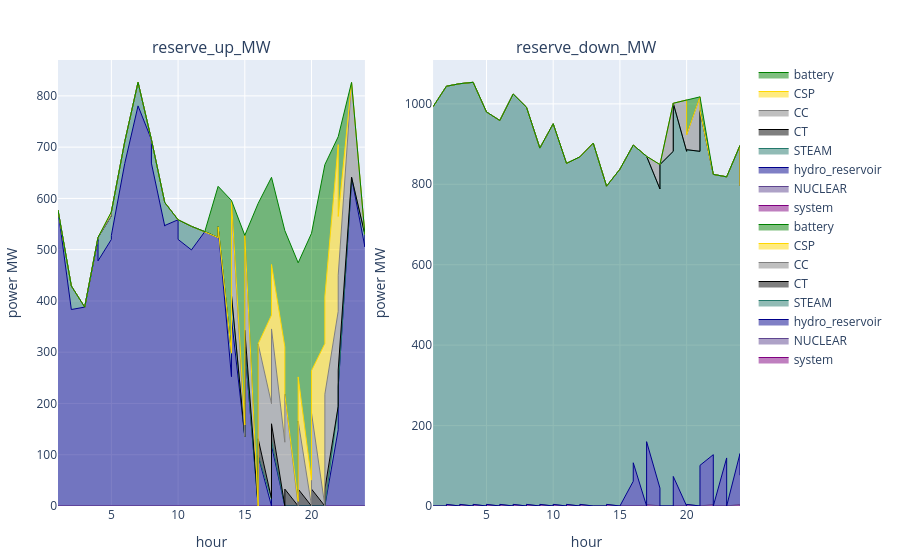

Notebook cell for this chart:
### Code cell
if !dissagregate_by_battery
    p2 = plot_reserve(reserve_uc)
else
    p1 = plot_reserve_by_fieldy(s_uc.reserve[(s_uc.reserve.configuration .== config_) .&  (s_uc.reserve.day .== day_) .&  (s_uc.reserve.resource .== "battery"),:], :reserve_up_MW, :r_id)
    p2 = plot_reserve_by_fieldy(s_uc.reserve[(s_uc.reserve.configuration .== config_) .&  (s_uc.reserve.day .== day_) .&  (s_uc.reserve.resource .== "battery"),:], :reserve_down_MW, :r_id)
    [p1 p2]
end

### Figure 1 — Plotly figure (JSON) as saved in the notebook; plotly's stock layout.template omitted (floating-point values rounded to 4 significant figures)
{"data": [{"line": {"color": "purple", "shape": "line", "width": 1}, "mode": "lines", "name": "system", "stackgroup": 1, "type": "scatter", "x": [1, 2, 3, 4, 5, 6, 7, 8, 9, 10, 11, 12, 13, 14, 15, 16, 17, 18, 19, 20, 21, 22, 23, 24, 1, 2, 3, 4, 5, 6, 7, 8, 9, 10, 11, 12, 13, 14, 15, 16, 17, 18, 19, 20, 21, 22, 23, 24], "xaxis": "x1", "y": [null, null, null, null, null, null, null, null, null, null, null, null, null, null, null, null, null, null, null, null, null, null, null, null, null, null, null, null, null, null, null, null, null, null, null, null, null, null, null, null, null, null, null, null, null, null, null, null], "yaxis": "y1"}, {"line": {"color": "rgba(95, 70, 144, 1)", "shape": "line", "width": 1}, "mode": "lines", "name": "NUCLEAR", "stackgroup": 1, "type": "scatter", "x": [1, 2, 3, 4, 5, 6, 7, 8, 9, 10, 11, 12, 13, 14, 15, 16, 17, 18, 19, 20, 21, 22, 23, 24, 1, 2, 3, 4, 5, 6, 7, 8, 9, 10, 11, 12, 13, 14, 15, 16, 17, 18, 19, 20, 21, 22, 23, 24], "xaxis": "x1", "y": [0, 0, 0, 0, 0, 0, 0, 0, 0, 0, 0, 0, 0, 0, 0, 0, 0, 0, 0, 0, 0, 0, 0, 0, 0, 0, 0, 0, 0, 0, 0, 0, 0, 0, 0, 0, 0, 0, 0, 0, 0, 0, 0, 0, 0, 0, 0, 0], "yaxis": "y1"}, {"line": {"color": "darkblue", "shape": "line", "width": 1}, "mode": "lines", "name": "hydro_reservoir", "stackgroup": 1, "type": "scatter", "x": [1, 2, 3, 4, 5, 6, 7, 8, 9, 10, 11, 12, 13, 14, 15, 16, 17, 18, 19, 20, 21, 22, 23, 24, 1, 2, 3, 4, 5, 6, 7, 8, 9, 10, 11, 12, 13, 14, 15, 16, 17, 18, 19, 20, 21, 22, 23, 24], "xaxis": "x1", "y": [577.3, 383.3, 388.0, 520, 520, 664.4, 780.5, 714.8, 546.0, 558.4, 499.5, 535.1, 523.5, 252.2, 135.1, 0, 0, 0, 0, 0, 0, 148.7, 634.0, 505.3, 577.3, 383.3, 388.0, 478.1, 527.7, 667.9, 780.5, 668.8, 547.1, 520, 499.5, 535.1, 544.5, 365.0, 310.0, 98.14, 117.9, 0, 0, 0, 0, 232.2, 641.2, 529.8], "yaxis": "y1"}, {"line": {"color": "rgba(36, 121, 108, 1)", "shape": "line", "width": 1}, "mode": "lines", "name": "STEAM", "stackgroup": 1, "type": "scatter", "x": [1, 2, 3, 4, 5, 6, 7, 8, 9, 10, 11, 12, 13, 14, 15, 16, 17, 18, 19, 20, 21, 22, 23, 24, 1, 2, 3, 4, 5, 6, 7, 8, 9, 10, 11, 12, 13, 14, 15, 16, 17, 18, 19, 20, 21, 22, 23, 24], "xaxis": "x1", "y": [0, 46.0, 0, 3.85, 46.0, 46.0, 46.0, 0, 46.0, 0, 46.0, 0, 0, 46.0, 0, 0, 14.61, 0, 0, 0, 0, 46.0, 0, 24.52, 0, 46.0, 0, 45.74, 46.0, 42.48, 46.0, 46.0, 44.85, 38.37, 46.0, 0, 0, 46.0, 0, 0, 9.443, 0, 0, 0, 0, 0, 0, 0], "yaxis": "y1"}, {"line": {"color": "black", "shape": "line", "width": 1}, "mode": "lines", "name": "CT", "stackgroup": 1, "type": "scatter", "x": [1, 2, 3, 4, 5, 6, 7, 8, 9, 10, 11, 12, 13, 14, 15, 16, 17, 18, 19, 20, 21, 22, 23, 24, 1, 2, 3, 4, 5, 6, 7, 8, 9, 10, 11, 12, 13, 14, 15, 16, 17, 18, 19, 20, 21, 22, 23, 24], "xaxis": "x1", "y": [0, 0, 0, 0, 0, 0, 0, 0, 0, 0, 0, 0, 0, 0, 0, 0, 0, 0, 0, 0, 0, 0, 0, 0, 0, 0, 0, 0, 0, 0, 0, 0, 0, 0, 0, 0, 0, 0, 33, 33, 33, 33, 33, 33, 33, 33, 0, 0], "yaxis": "y1"}, {"line": {"color": "grey", "shape": "line", "width": 1}, "mode": "lines", "name": "CC", "stackgroup": 1, "type": "scatter", "x": [1, 2, 3, 4, 5, 6, 7, 8, 9, 10, 11, 12, 13, 14, 15, 16, 17, 18, 19, 20, 21, 22, 23, 24, 1, 2, 3, 4, 5, 6, 7, 8, 9, 10, 11, 12, 13, 14, 15, 16, 17, 18, 19, 20, 21, 22, 23, 24], "xaxis": "x1", "y": [0, 0, 0, 0, 0, 0, 0, 0, 0, 0, 0, 0, 0, 0, 0, 0, 185.0, 124.4, 0, 0, 0, 185.0, 181.2, 0, 0, 0, 0, 0, 0, 0, 0, 0, 0, 0, 0, 0, 0, 185.0, 185.0, 185.0, 185.0, 185.0, 132.7, 148.2, 185.0, 185.0, 185.0, 0], "yaxis": "y1"}, {"line": {"color": "gold", "shape": "line", "width": 1}, "mode": "lines", "name": "CSP", "stackgroup": 1, "type": "scatter", "x": [1, 2, 3, 4, 5, 6, 7, 8, 9, 10, 11, 12, 13, 14, 15, 16, 17, 18, 19, 20, 21, 22, 23, 24, 1, 2, 3, 4, 5, 6, 7, 8, 9, 10, 11, 12, 13, 14, 15, 16, 17, 18, 19, 20, 21, 22, 23, 24], "xaxis": "x1", "y": [0, 0, 0, 0, 7.713, 0, 0, 0, 0, 0, 0, 0, 0, 0, 22.9, 0, 172.8, 185.9, 8.951, 50.51, 316.9, 325.2, 0, 0, 0, 0, 0, 0, 0, 0, 0, 0, 0, 0, 0, 0, 0, 0, 0, 0, 125.8, 0, 86.09, 82.89, 190.7, 114.6, 0, 0], "yaxis": "y1"}, {"line": {"color": "green", "shape": "line", "width": 1}, "mode": "lines", "name": "battery", "stackgroup": 1, "type": "scatter", "x": [1, 2, 3, 4, 5, 6, 7, 8, 9, 10, 11, 12, 13, 14, 15, 16, 17, 18, 19, 20, 21, 22, 23, 24, 1, 2, 3, 4, 5, 6, 7, 8, 9, 10, 11, 12, 13, 14, 15, 16, 17, 18, 19, 20, 21, 22, 23, 24], "xaxis": "x1", "y": [0, 0, 0, 0, 0, 0, 0, 0, 0, 0, 0, 0, 100, 297.8, 370, 590.3, 268.7, 226.9, 465.4, 481.5, 349.0, 15.46, 11.03, 0, 0, 0, 0, 0, 0, 0, 0, 0, 0, 0, 0, 0, 79.04, 0, 0, 274.2, 170, 319.2, 222.6, 267.9, 257.2, 155.6, 0, 0], "yaxis": "y1"}, {"line": {"color": "purple", "shape": "line", "width": 1}, "mode": "lines", "name": "system", "stackgroup": 1, "type": "scatter", "x": [1, 2, 3, 4, 5, 6, 7, 8, 9, 10, 11, 12, 13, 14, 15, 16, 17, 18, 19, 20, 21, 22, 23, 24, 1, 2, 3, 4, 5, 6, 7, 8, 9, 10, 11, 12, 13, 14, 15, 16, 17, 18, 19, 20, 21, 22, 23, 24], "xaxis": "x2", "y": [null, null, null, null, null, null, null, null, null, null, null, null, null, null, null, null, null, null, null, null, null, null, null, null, null, null, null, null, null, null, null, null, null, null, null, null, null, null, null, null, null, null, null, null, null, null, null, null], "yaxis": "y2"}, {"line": {"color": "rgba(95, 70, 144, 1)", "shape": "line", "width": 1}, "mode": "lines", "name": "NUCLEAR", "stackgroup": 1, "type": "scatter", "x": [1, 2, 3, 4, 5, 6, 7, 8, 9, 10, 11, 12, 13, 14, 15, 16, 17, 18, 19, 20, 21, 22, 23, 24, 1, 2, 3, 4, 5, 6, 7, 8, 9, 10, 11, 12, 13, 14, 15, 16, 17, 18, 19, 20, 21, 22, 23, 24], "xaxis": "x2", "y": [0, 0, 0, 0, 0, 0, 0, 0, 0, 0, 0, 0, 0, 0, 0, 0, 0, 0, 0, 0, 0, 4, 0, 4, 0, 4, 4, 4, 4, 4, 4, 4, 4, 4, 4, 4, 0, 4, 0, 0, 4, 0, 0, 4, 0, 0, 0, 0], "yaxis": "y2"}, {"line": {"color": "darkblue", "shape": "line", "width": 1}, "mode": "lines", "name": "hydro_reservoir", "stackgroup": 1, "type": "scatter", "x": [1, 2, 3, 4, 5, 6, 7, 8, 9, 10, 11, 12, 13, 14, 15, 16, 17, 18, 19, 20, 21, 22, 23, 24, 1, 2, 3, 4, 5, 6, 7, 8, 9, 10, 11, 12, 13, 14, 15, 16, 17, 18, 19, 20, 21, 22, 23, 24], "xaxis": "x2", "y": [0, 0, 0, 0, 0, 0, 0, 0, 0, 0, 0, 0, 0, 0, 0, 61.51, 0, 44.43, 0, 0, 0, 123.6, 119.5, 126.5, 0, 0, 0, 0, 0, 0, 0, 0, 0, 0, 0, 0, 0, 0, 0, 107.5, 156, 0, 73.49, 0, 101.1, 0, 0, 76.48], "yaxis": "y2"}, {"line": {"color": "rgba(36, 121, 108, 1)", "shape": "line", "width": 1}, "mode": "lines", "name": "STEAM", "stackgroup": 1, "type": "scatter", "x": [1, 2, 3, 4, 5, 6, 7, 8, 9, 10, 11, 12, 13, 14, 15, 16, 17, 18, 19, 20, 21, 22, 23, 24, 1, 2, 3, 4, 5, 6, 7, 8, 9, 10, 11, 12, 13, 14, 15, 16, 17, 18, 19, 20, 21, 22, 23, 24], "xaxis": "x2", "y": [993.0, 1044.0, 1050.0, 1054.0, 979.9, 958.7, 1025.0, 991.6, 890.1, 950.5, 852.1, 868.2, 902.4, 795.4, 837.5, 836.0, 869.6, 744.0, 882.0, 882.0, 882.0, 697.0, 699, 766.0, 993.0, 1040.0, 1046.0, 1050.0, 975.9, 954.7, 1021.0, 987.6, 886.1, 946.5, 848.1, 864.2, 902.4, 791.4, 837.5, 790.0, 709.6, 849.0, 928.0, 882.0, 882.0, 824.6, 818.5, 720.0], "yaxis": "y2"}, {"line": {"color": "black", "shape": "line", "width": 1}, "mode": "lines", "name": "CT", "stackgroup": 1, "type": "scatter", "x": [1, 2, 3, 4, 5, 6, 7, 8, 9, 10, 11, 12, 13, 14, 15, 16, 17, 18, 19, 20, 21, 22, 23, 24, 1, 2, 3, 4, 5, 6, 7, 8, 9, 10, 11, 12, 13, 14, 15, 16, 17, 18, 19, 20, 21, 22, 23, 24], "xaxis": "x2", "y": [0, 0, 0, 0, 0, 0, 0, 0, 0, 0, 0, 0, 0, 0, 0, 0, 0, 0, 0, 0, 0, 0, 0, 0, 0, 0, 0, 0, 0, 0, 0, 0, 0, 0, 0, 0, 0, 0, 0, 0, 0, 0, 0, 0, 0, 0, 0, 0], "yaxis": "y2"}, {"line": {"color": "grey", "shape": "line", "width": 1}, "mode": "lines", "name": "CC", "stackgroup": 1, "type": "scatter", "x": [1, 2, 3, 4, 5, 6, 7, 8, 9, 10, 11, 12, 13, 14, 15, 16, 17, 18, 19, 20, 21, 22, 23, 24, 1, 2, 3, 4, 5, 6, 7, 8, 9, 10, 11, 12, 13, 14, 15, 16, 17, 18, 19, 20, 21, 22, 23, 24], "xaxis": "x2", "y": [0, 0, 0, 0, 0, 0, 0, 0, 0, 0, 0, 0, 0, 0, 0, 0, 0, 60.61, 119.5, 127.6, 135.4, 0, 0, 0, 0, 0, 0, 0, 0, 0, 0, 0, 0, 0, 0, 0, 0, 0, 0, 0, 0, 0, 0, 36.85, 0, 0, 0, 0], "yaxis": "y2"}, {"line": {"color": "gold", "shape": "line", "width": 1}, "mode": "lines", "name": "CSP", "stackgroup": 1, "type": "scatter", "x": [1, 2, 3, 4, 5, 6, 7, 8, 9, 10, 11, 12, 13, 14, 15, 16, 17, 18, 19, 20, 21, 22, 23, 24, 1, 2, 3, 4, 5, 6, 7, 8, 9, 10, 11, 12, 13, 14, 15, 16, 17, 18, 19, 20, 21, 22, 23, 24], "xaxis": "x2", "y": [0, 0, 0, 0, 0, 0, 0, 0, 0, 0, 0, 0, 0, 0, 0, 0, 0, 0, 0, 0, 0, 0, 0, 0, 0, 0, 0, 0, 0, 0, 0, 0, 0, 0, 0, 0, 0, 0, 0, 0, 0, 0, 0, 0, 0, 0, 0, 0], "yaxis": "y2"}, {"line": {"color": "green", "shape": "line", "width": 1}, "mode": "lines", "name": "battery", "stackgroup": 1, "type": "scatter", "x": [1, 2, 3, 4, 5, 6, 7, 8, 9, 10, 11, 12, 13, 14, 15, 16, 17, 18, 19, 20, 21, 22, 23, 24, 1, 2, 3, 4, 5, 6, 7, 8, 9, 10, 11, 12, 13, 14, 15, 16, 17, 18, 19, 20, 21, 22, 23, 24], "xaxis": "x2", "y": [0, 0, 0, 0, 0, 0, 0, 0, 0, 0, 0, 0, 0, 0, 0, 0, 0, 0, 0, 0, 0, 0, 0, 0, 0, 0, 0, 0, 0, 0, 0, 0, 0, 0, 0, 0, 0, 0, 0, 0, 0, 0, 0, 86.8, 34.31, 0, 0, 100], "yaxis": "y2"}], "layout": {"annotations": [{"font": {"size": 16}, "showarrow": false, "text": "reserve_up_MW", "x": 0.225, "xanchor": "center", "xref": "paper", "y": 1, "yanchor": "bottom", "yref": "paper"}, {"font": {"size": 16}, "showarrow": false, "text": "reserve_down_MW", "x": 0.775, "xanchor": "center", "xref": "paper", "y": 1, "yanchor": "bottom", "yref": "paper"}], "margin": {"b": 50, "l": 50, "r": 50, "t": 60}, "xaxis1": {"anchor": "y1", "domain": [0, 0.45], "title": {"text": "hour"}}, "xaxis2": {"anchor": "y2", "domain": [0.55, 1], "title": {"text": "hour"}}, "yaxis1": {"anchor": "x1", "domain": [0, 1], "title": {"text": "power MW"}}, "yaxis2": {"anchor": "x2", "domain": [0, 1], "title": {"text": "power MW"}}}}
